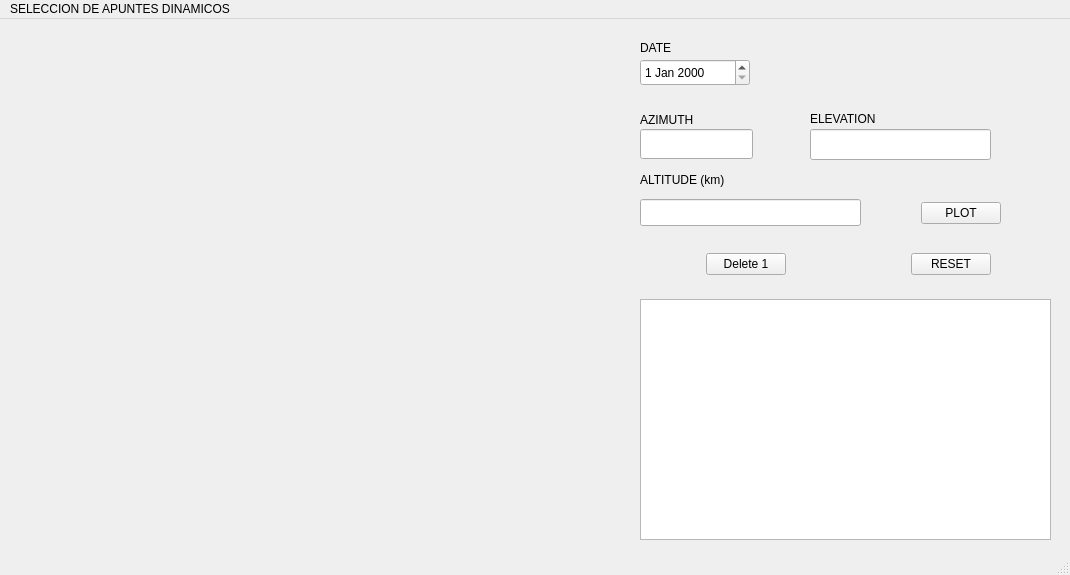
<?xml version="1.0" encoding="UTF-8"?>
<ui version="4.0">
 <class>MainWindow</class>
 <widget class="QMainWindow" name="MainWindow">
  <property name="geometry">
   <rect>
    <x>0</x>
    <y>0</y>
    <width>1070</width>
    <height>575</height>
   </rect>
  </property>
  <property name="maximumSize">
   <size>
    <width>16777215</width>
    <height>16777215</height>
   </size>
  </property>
  <property name="windowTitle">
   <string>MainWindow</string>
  </property>
  <widget class="QWidget" name="centralwidget">
   <widget class="QLineEdit" name="lineEdit_high">
    <property name="geometry">
     <rect>
      <x>640</x>
      <y>180</y>
      <width>221</width>
      <height>27</height>
     </rect>
    </property>
    <property name="sizePolicy">
     <sizepolicy hsizetype="Expanding" vsizetype="Expanding">
      <horstretch>0</horstretch>
      <verstretch>0</verstretch>
     </sizepolicy>
    </property>
   </widget>
   <widget class="QLineEdit" name="lineEdit_azimuth">
    <property name="geometry">
     <rect>
      <x>640</x>
      <y>110</y>
      <width>113</width>
      <height>30</height>
     </rect>
    </property>
    <property name="sizePolicy">
     <sizepolicy hsizetype="Expanding" vsizetype="Preferred">
      <horstretch>0</horstretch>
      <verstretch>0</verstretch>
     </sizepolicy>
    </property>
   </widget>
   <widget class="QLineEdit" name="lineEdit_elevation">
    <property name="geometry">
     <rect>
      <x>810</x>
      <y>110</y>
      <width>181</width>
      <height>31</height>
     </rect>
    </property>
    <property name="sizePolicy">
     <sizepolicy hsizetype="Expanding" vsizetype="Preferred">
      <horstretch>0</horstretch>
      <verstretch>0</verstretch>
     </sizepolicy>
    </property>
   </widget>
   <widget class="QDateEdit" name="fecha_in">
    <property name="geometry">
     <rect>
      <x>640</x>
      <y>40</y>
      <width>110</width>
      <height>27</height>
     </rect>
    </property>
   </widget>
   <widget class="QLabel" name="label">
    <property name="geometry">
     <rect>
      <x>640</x>
      <y>20</y>
      <width>66</width>
      <height>17</height>
     </rect>
    </property>
    <property name="text">
     <string>DATE</string>
    </property>
   </widget>
   <widget class="QLabel" name="label_2">
    <property name="geometry">
     <rect>
      <x>640</x>
      <y>90</y>
      <width>66</width>
      <height>21</height>
     </rect>
    </property>
    <property name="text">
     <string>AZIMUTH</string>
    </property>
   </widget>
   <widget class="QLabel" name="label_3">
    <property name="geometry">
     <rect>
      <x>810</x>
      <y>90</y>
      <width>111</width>
      <height>20</height>
     </rect>
    </property>
    <property name="text">
     <string>ELEVATION</string>
    </property>
   </widget>
   <widget class="QLabel" name="label_4">
    <property name="geometry">
     <rect>
      <x>640</x>
      <y>150</y>
      <width>121</width>
      <height>21</height>
     </rect>
    </property>
    <property name="text">
     <string>ALTITUDE (km)</string>
    </property>
   </widget>
   <widget class="MplWidget" name="MplWidget" native="true">
    <property name="geometry">
     <rect>
      <x>10</x>
      <y>10</y>
      <width>601</width>
      <height>521</height>
     </rect>
    </property>
    <property name="sizePolicy">
     <sizepolicy hsizetype="Preferred" vsizetype="Preferred">
      <horstretch>0</horstretch>
      <verstretch>0</verstretch>
     </sizepolicy>
    </property>
   </widget>
   <widget class="QTableWidget" name="tableWidget_lista">
    <property name="geometry">
     <rect>
      <x>640</x>
      <y>280</y>
      <width>411</width>
      <height>241</height>
     </rect>
    </property>
   </widget>
   <widget class="QWidget" name="layoutWidget">
    <property name="geometry">
     <rect>
      <x>640</x>
      <y>220</y>
      <width>211</width>
      <height>51</height>
     </rect>
    </property>
    <layout class="QHBoxLayout" name="horizontalLayout_3">
     <item>
      <spacer name="horizontalSpacer_5">
       <property name="orientation">
        <enum>Qt::Horizontal</enum>
       </property>
       <property name="sizeHint" stdset="0">
        <size>
         <width>48</width>
         <height>20</height>
        </size>
       </property>
      </spacer>
     </item>
     <item>
      <widget class="QPushButton" name="pushButton_del">
       <property name="text">
        <string>Delete 1</string>
       </property>
      </widget>
     </item>
     <item>
      <spacer name="horizontalSpacer_6">
       <property name="orientation">
        <enum>Qt::Horizontal</enum>
       </property>
       <property name="sizeHint" stdset="0">
        <size>
         <width>48</width>
         <height>20</height>
        </size>
       </property>
      </spacer>
     </item>
    </layout>
   </widget>
   <widget class="QWidget" name="layoutWidget">
    <property name="geometry">
     <rect>
      <x>850</x>
      <y>220</y>
      <width>201</width>
      <height>51</height>
     </rect>
    </property>
    <layout class="QHBoxLayout" name="horizontalLayout">
     <item>
      <spacer name="horizontalSpacer_2">
       <property name="orientation">
        <enum>Qt::Horizontal</enum>
       </property>
       <property name="sizeHint" stdset="0">
        <size>
         <width>48</width>
         <height>20</height>
        </size>
       </property>
      </spacer>
     </item>
     <item>
      <widget class="QPushButton" name="pushButton_refresh">
       <property name="text">
        <string>RESET</string>
       </property>
      </widget>
     </item>
     <item>
      <spacer name="horizontalSpacer">
       <property name="orientation">
        <enum>Qt::Horizontal</enum>
       </property>
       <property name="sizeHint" stdset="0">
        <size>
         <width>48</width>
         <height>20</height>
        </size>
       </property>
      </spacer>
     </item>
    </layout>
   </widget>
   <widget class="QWidget" name="layoutWidget">
    <property name="geometry">
     <rect>
      <x>870</x>
      <y>180</y>
      <width>181</width>
      <height>29</height>
     </rect>
    </property>
    <layout class="QHBoxLayout" name="horizontalLayout_2">
     <item>
      <spacer name="horizontalSpacer_4">
       <property name="orientation">
        <enum>Qt::Horizontal</enum>
       </property>
       <property name="sizeHint" stdset="0">
        <size>
         <width>48</width>
         <height>20</height>
        </size>
       </property>
      </spacer>
     </item>
     <item>
      <widget class="QPushButton" name="pushButton_plot">
       <property name="sizePolicy">
        <sizepolicy hsizetype="Expanding" vsizetype="Fixed">
         <horstretch>0</horstretch>
         <verstretch>0</verstretch>
        </sizepolicy>
       </property>
       <property name="text">
        <string>PLOT</string>
       </property>
      </widget>
     </item>
     <item>
      <spacer name="horizontalSpacer_3">
       <property name="orientation">
        <enum>Qt::Horizontal</enum>
       </property>
       <property name="sizeHint" stdset="0">
        <size>
         <width>48</width>
         <height>20</height>
        </size>
       </property>
      </spacer>
     </item>
    </layout>
   </widget>
  </widget>
  <widget class="QMenuBar" name="menubar">
   <property name="geometry">
    <rect>
     <x>0</x>
     <y>0</y>
     <width>1070</width>
     <height>25</height>
    </rect>
   </property>
   <widget class="QMenu" name="menuSELECCION_DE_APUNTES_DINAMICOS">
    <property name="title">
     <string>SELECCION DE APUNTES DINAMICOS</string>
    </property>
   </widget>
   <addaction name="menuSELECCION_DE_APUNTES_DINAMICOS"/>
  </widget>
  <widget class="QStatusBar" name="statusbar"/>
 </widget>
 <customwidgets>
  <customwidget>
   <class>MplWidget</class>
   <extends>QWidget</extends>
   <header>mplwidget.h</header>
   <container>1</container>
  </customwidget>
 </customwidgets>
 <resources/>
 <connections/>
</ui>
